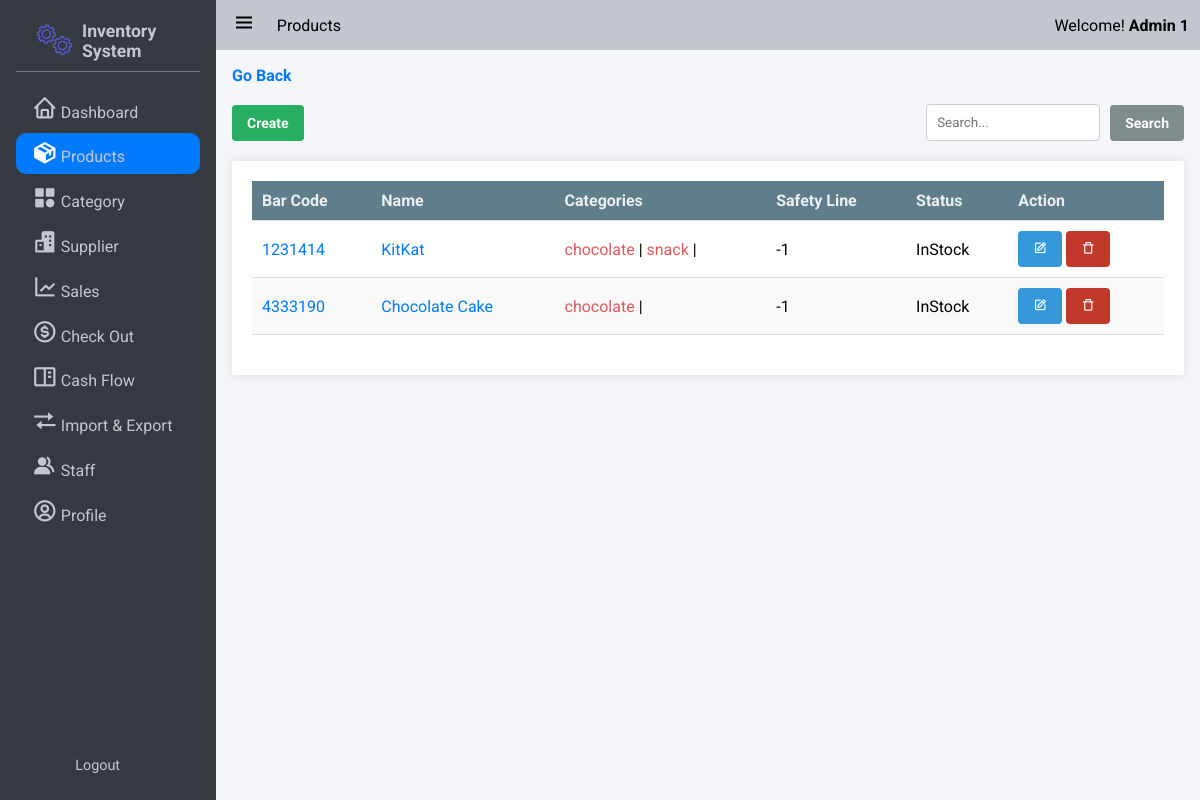
/products/ (signed in), run on the app's committed database.
### app/models/user.py (models this page shows, shortened)
class Role(db.Model):
    __tablename__ = 'roles'
    id = db.Column(db.Integer(), primary_key=True)
    name = db.Column(db.String(50), unique=True)

class User(UserMixin,db.Model):
    __tablename__ = 'users'
    id = db.Column(db.Integer, primary_key=True)
    StaffID = db.Column(db.String,unique = True)
    First_Name = db.Column(db.String(100, collation='NOCASE'), nullable=False, server_default='')
    Last_Name = db.Column(db.String(100, collation='NOCASE'), nullable=False, server_default='')
    Email = db.Column(db.String(50), unique=True, nullable=False)
    Password = db.Column(db.String(80), nullable=False)
    pins = db.Column(db.Integer)
    roles = db.relationship('Role', secondary='user_roles')
    active = db.Column('is_active', db.Boolean(), nullable=False, server_default='1')
    Email_Confirmed_At = db.Column(db.DateTime())
    Last_Login = db.Column(db.DateTime())

### app/models/product.py (models this page shows, shortened)
class Product(db.Model):
    id = db.Column(db.Integer, nullable=False, primary_key=True)
    BarCode = db.Column(db.BigInteger,nullable=False)
    Name = db.Column(db.String, nullable=False)
    Safety_quantity = db.Column(db.Integer,nullable=False)
    Status = db.Column(db.String, nullable=False) # "NotAvailable","OutOfStock","InStock"
    Inventories = db.relationship('Inventory',backref='product',lazy=True)  # Improved loading
    Categories = db.relationship('Category',secondary=product_category, backref=db.backref('products', lazy=True), lazy='subquery')

### app/models/category.py (models this page shows, shortened)
class Category(db.Model):
    id = db.Column(db.Integer, nullable=False, primary_key=True)
    Name = db.Column(db.String, nullable=False)

### app/product/product_routers.py (the view)
@bp.route('/',methods=["GET"])
@login_required
def index():
    page = request.args.get('page', 1, type=int)
    per_page = request.args.get('per_page', 10, type=int)
    query = request.args.get('query','')
    form = CreateProductForm()
    categories = Category.query.all()
    if query:
        products = Product.query.filter(
            db.or_(Product.BarCode.ilike(f'%{query}%'), Product.Name.ilike(f'%{query}%'))
        ).paginate(per_page=per_page, page=page, error_out=True)
    else:
        products = Product.query.paginate(per_page=per_page, page=page, error_out=True)
    categories = Category.query.all()
    return render_template('product/product.html', products=products,categories=categories,form=form)

### app/product/product_routers.py
class CreateProductForm(FlaskForm):
    name = StringField('Name', validators=[InputRequired()])
    barcode = IntegerField('BarCode', validators=[InputRequired()])
    safety_quantity_custom = BooleanField('Custom Set Line')
    safety_quantity = IntegerField('Safety Quantity', validators=[Optional()])
    status = SelectField('Status', choices=[('NotAvailable', 'Not Available'), ('OutOfStock', 'Out of Stock'), ('InStock', 'In Stock')], default='NotAvailable')
    categories = SelectMultipleField('Categories', choices=[], coerce=int)
    def __init__(self, *args, **kwargs):
        super(CreateProductForm, self).__init__(*args, **kwargs)
        self.categories.choices = [(category.id, category.Name) for category in Category.query.all()]

### app/auth.py (called while the page is built)
@login_manager.user_loader
def load_user(user_id):
    return User.query.get(int(user_id))

### app/templates/product/product.html (shortened to what this page needs)
{% extends 'base.html' %}
{% block nav_title %}
Products
{% endblock %}
{% block css_style %}
<link rel="stylesheet" href="{{url_for('static',filename='css/flex.css')}}">
<link rel="stylesheet" href="{{url_for('static',filename='css/grid.css')}}">
<link rel="stylesheet" href="{{url_for('static',filename='css/table.css')}}">
<link rel="stylesheet" href="{{url_for('static',filename='css/form.css')}}">
<link rel="stylesheet" href="{{url_for('static',filename='css/modal.css')}}">
{% endblock %}
{% block nav_inventory %}active{% endblock %}
{% block content %}
<a href="{{url_for('product.index')}}"><b>Go Back</b></a><br><br>
<div class="flex flex-between-center">
    <div class="">
        {% for role in current_user.roles if role.name == 'admin' %}
        <button class="button success" onclick="openModal()">Create</button>
        {% endfor %}
    </div>
    <div class="">
        <form action="{{url_for("product.search_product")}}" method="get" class="flex flex-start-center">
            <input type="text" id="" name="query" placeholder="Search..." style="margin: 0 10px 0 0;">
            <button class="button gray" type="submit">Search</button>
        </form>
    </div>
</div>
<div class="table-container ">
    <table class="">
        <thead>
            <tr>
                <th>Bar Code</th>
                <th>Name</th>
                <th>Categories</th>
                <th>Safety Line </th>
                <th>Status </th>
                <th>Action</th>
            </tr>
        </thead>
        <tbody>
            {% for product in products %}
            <tr>
                <td>
                    <span><a href="{{url_for('product.get_product',id = product.id)}}">{{ product.BarCode}}</a></span>
                </td>
                <td>
                    <span><a href="{{url_for('product.get_product',id = product.id)}}">{{ product.Name
                            }}</a></span>
                </td>
                <td>
                    {{display_categories(product)}}
                </td>
                <td>
                    <span>{{ product.Safety_quantity }}</span>
                </td>
                <td>
                    <span>{{ product.Status }}</span>
                </td>
                <td>
                    <button type="button" class="button info" id="edit" href="javascript:;"><i
                            class='bx bx-edit'></i></button>
                    {% for role in current_user.roles if role.name == 'admin' %}
                    <form method="GET" action="{{ url_for('product.delete_product', id=product.id) }}"
                        style="display: inline-block;">
                        <button id="delete" class="button error" type="submit"
                            onclick="return confirm('Are you sure you want to delete this item? Product will be deleted along with the inventories! ')"><i
                                class='bx bx-trash-alt'></i></button>
                    </form>
                    {% endfor %}
                </td>
            </tr>
            {% endfor %}
        </tbody>
    </table>
</div>
{% endblock %}
{% macro display_categories(product) %}
<span>
    {% for category in product.Categories %}
    <a href="{{url_for('product.products_by_category',category_name = category.Name)}}"
        style="text-decoration: none; color: #dd5b5b">
        {{ category.Name }}
    </a>
    |
    {% endfor %}
</span>
{% endmacro %}

### app/templates/base.html (shortened to what this page needs)
<!DOCTYPE html>
<html lang="en">
<head>
    <link rel="stylesheet" href="{{url_for('static',filename='css/button.css')}}">
    <link rel="stylesheet" href="{{url_for('static',filename='css/style.css')}}">
    <link rel="stylesheet" href="{{url_for('static',filename='css/responsive.css')}}">
    <link rel="stylesheet" href="{{url_for('static',filename='css/cards.css')}}">
    <link rel="stylesheet" href="{{url_for('static',filename='css/preloader.css')}}">
    <link href='https://unpkg.com/boxicons@2.1.4/css/boxicons.min.css' rel='stylesheet'>
    {% block css_style %}{% endblock %}
</head>
<body>
    <div class="wrapper">
        <aside class="opened" id="aside">
            <div class="sidebar">
                <div class="brand-items">
                    <div class="brand-logo">
                        <img src="{{url_for('static',filename='/img/gear-loader.gif')}}" alt="" class="brand-img">
                        <h3>Inventory System</h3>
                    </div>
                </div>
                <div class="menu-bar">
                    <div class="menu">
                        <ul class="menu-links">
                            <li class="menu-link {% block nav_dashboard %}{% endblock %}"><i class='nav-icon bx bx-home'></i><a href="{{ url_for('dashboard') }}">Dashboard</a></li>
                            <li class="menu-link {% block nav_inventory %}{% endblock %}"><i class='nav-icon bx bxs-package'></i><a href="{{ url_for('product.index') }}">Products</a></li>
                            <li class="menu-link {% block nav_category %}{% endblock %}"><i class='nav-icon bx bxs-category' ></i><a href="{{ url_for('category.index') }}">Category</a></li>
                            <li class="menu-link {% block nav_supplier %}{% endblock %}"><i class='nav-icon bx bxs-buildings' ></i><a href="{{ url_for('supplier.index') }}">Supplier</a></li>
                            <li class="menu-link {% block nav_report %}{% endblock %}"><i class='nav-icon bx bx-line-chart' ></i><a href="{{ url_for('sale.sales_index') }}">Sales</a></li>
                            <li class="menu-link {% block nav_checkout %}{% endblock %}"><i class='nav-icon bx bx-dollar-circle' ></i><a href="{{ url_for('sale.show_checkout_page') }}">Check Out</a></li>
                            <li class="menu-link {% block nav_cashflow %}{% endblock %}"><i class='nav-icon bx bx-book-content'></i><a href="{{url_for('cashflow.index')}}">Cash Flow</a></li>
                            <li class="menu-link {% block nav_ImExport %}{% endblock %}"><i class='nav-icon bx bx-transfer'></i><a href="{{url_for('main.imexport_overview')}}">Import & Export</a></li>
                            {% for role in current_user.roles if role.name == 'admin' %}
                                <li class="menu-link {% block nav_staff %}{% endblock %}"><i class='nav-icon bx bxs-group' ></i><a href="{{ url_for('user.index') }}">Staff</a></li>
                            {% endfor %}
                            <li class="menu-link {% block nav_profile %}{% endblock %}"><i class='nav-icon bx bx-user-circle'></i><a href="{{url_for('user.get_staff',id=current_user.id)}}">Profile</a></li>
                        </ul>
                    </div>
                    <div class="bottom-content">
                        <li class="menu-link"><a href="{{url_for('auth.logout')}}">Logout</a></li>
                    </div>
                </div>
            </div>
        </aside>
       <div class="main">
            <header class="main-header">
                <div class="left-nav">
                    <div class="menu-burger">
                        <i class='bx bx-menu '></i>
                    </div>
                    <p>{% block nav_title %}{% endblock %}</p>
                </div>
                <div class="right-nav flex flex-center-center">
                    <span>Welcome! <b>{{current_user.Last_Name + ' ' + current_user.First_Name}}</b></span>
                </div>
            </header>
            <div class="main-container">
                    {% block content %} {% endblock %}
            </div>
        </div>
    </div>
    </body>
    </html>

### app/static/css/button.css (style rules this page uses)
:root { --primary-color: #3498db; --secondary-color: #2ecc71; --accent-color: #e74c3c; --background-color: #ecf0f1; --link-color: #2980b9; --border-color: #bdc3c7; --success-color: #27ae60; --warning-color: #f39c12; --error-color: #c0392b; --info-color: #3498db; --dark-color: #34495e; --light-color: #ecf0f1; --gray-color: #7f8c8d; --purple-color: #9b59b6; --pink-color: #e91e63; --teal-color: #009688; --orange-color: #e67e22; --brown-color: #795548; --cyan-color: #00bcd4; --indigo-color: #3f51b5; --lime-color: #cddc39; --amber-color: #ffc107; --deep-purple-color: #673ab7; --deep-orange-color: #ff5722; --light-green-color: #8bc34a; --blue-gray-color: #607d8b; --yellow-color: #ffeb3b; }
.button { display: inline-block; padding: 10px 15px; font-size: 14px; font-weight: bold; text-align: center; text-decoration: none; color: #fff; border: none; border-radius: 4px; cursor: pointer; transition: background-color 0.3s ease; }
.success { background-color: var(--success-color); color: #fff; }
.error { background-color: var(--error-color); color: #fff; }
.info { background-color: var(--info-color); color: #fff; }
.gray { background-color: var(--gray-color); color: #fff; }

### app/static/css/style.css (style rules this page uses)
:root { --text-color:#212529; --text-color-grey:#c2c7d0; --text-color-dark-grey:#898989; --main-color:#007bff; --main-color-hover:#228dff; --second-color:; --second-color-hover:; --white-color:#fff; --bg-color-dark:#343a40; --bg-color-second-light:#dee2e6; --bg-color-light:#f4f6f9; --toggle-color:#ddd; --red-color:#dc3545; --dark-yellow-color:#ffc107; --yellow-color:#ffc107; --sidebar-width:18%; }
* { font-family: 'Roboto', sans-serif; margin: 0; padding: 0; box-sizing: border-box; scrollbar-width: none; }
a { text-decoration: none; color: var(--main-color); }
ul,li { list-style: none; }
img { width: 100%; object-fit: cover; }
body { width: 100vw; height: 100vh; background: #e9ecef; position: relative; }
.wrapper { height: 100vh; width: 100vw; display: flex; overflow: hidden; }
input { padding: 10px; box-sizing: border-box; border: 1px solid #ccc; border-radius: 4px; }
aside { position: relative; width: 15px; height: 100vh; background: var(--bg-color-dark); transition: margin-left .3s ease-in-out .3s ease-in-out; overflow-x: hidden; overflow-y: hidden; z-index: 999; color: var(--text-color-grey); transition:width 0.3s linear; }
aside.opened { width: var(--sidebar-width); }
.sidebar { padding: 0.625rem 1rem; height: 100%; }
.sidebar li { margin-bottom: .2rem; padding: .5rem 1rem; align-items: flex-end; display: flex; border-radius: 10px; }
.brand-items { display: flex; align-items: center; justify-content: space-between; padding: 0.5rem 1rem; border-bottom: rgba(255, 255, 255, 0.3) 1px solid ; }
.brand-items img { width: 50px; object-fit: cover; padding: 0 5px 0 0; }
.brand-logo { display: flex; align-items: center; }
.brand-logo h3 { font-size: 1.1rem; }
.menu-bar { height: calc(100% - 4rem); display: flex; flex-direction: column; justify-content: space-between; }
.menu-links { margin-top: 1rem; }
.menu-link.active { background: var(--main-color); color: var(--white-color); transition: .05s ease-in-out .03s; }
.menu-link .nav-icon { text-align: center; margin-right: .2rem; font-size: 1.6rem; width: 1.6rem; }
.menu-link a { color: var(--text-color-grey); }
.bottom-content { display: flex; align-items: center; justify-content: space-between; flex-wrap: nowrap; padding: .2em 1em; font-size: 0.9rem; }
.main { width: calc(100% - var(--sidebar-width)); height: 100%; background: var(--bg-color-light); transition: width .3s ease-in; }
.main-header { position: relative; padding: .7rem .7rem; display: flex; justify-content: space-between; background: var(--text-color-grey); }
.left-nav { display: flex; align-items: center; }
.menu-burger { font-size: 1.8rem; }
.left-nav .menu-burger { padding: 0 0.3rem; margin-right: 1rem; font-size: 1.5rem; cursor: pointer; }
.main-container { padding: 1rem 1rem 4rem 1rem; overflow: scroll; height: 100%; }

### app/static/css/flex.css (style rules this page uses)
.flex { display: flex; }
.flex-start-center { justify-content: flex-start; align-items: center; }
.flex-center-center { justify-content: center; align-items: center; }
.flex-between-center { justify-content: space-between; align-items: center; }

### data on the page
User: Last_Name+First_Name "Admin 1"
Product: BarCode "1231414", Name "KitKat", Safety_quantity "-1", Status "InStock"
Category: Name "chocolate"
Category: Name "snack"
Product: BarCode "4333190", Name "Chocolate Cake", Safety_quantity "-1", Status "InStock"
